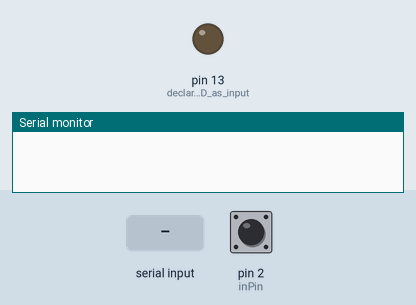
Recording of a sketch running on a simulated Arduino Uno, built with avr-gcc and run on an emulated ATmega328P. On the bench: output pins drawn as LEDs (lit = HIGH), the last lines printed to the serial monitor. The test bench sets the inputs (shaded band); at power-on: pin 2 (inPin) HIGH.

Above: at 1.2 s.
1.3 s: "zapni" received over Serial
At 2.9 s:
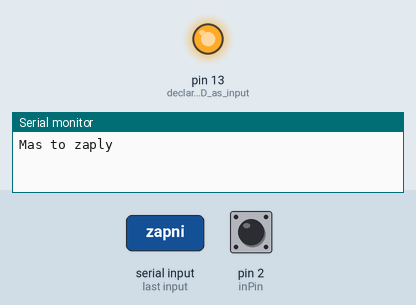
3.8 s: "vypni" received over Serial
At 6.0 s:
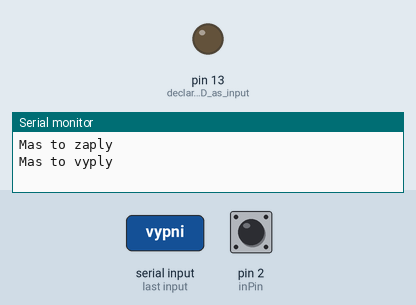
6.3 s: "ZAPNI" received over Serial
At 7.9 s:
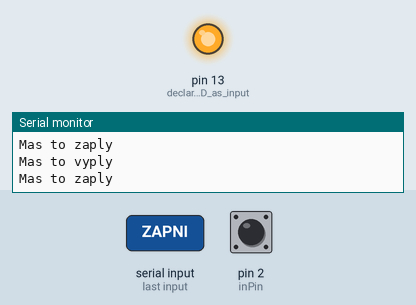
8.8 s: "VYPNI" received over Serial
At 11.0 s:
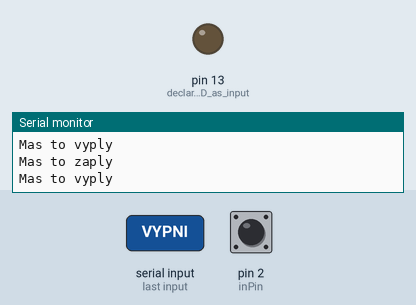
Timing chart, 0 to 12.3 s (numbered marks = the images above; inputs shaded):
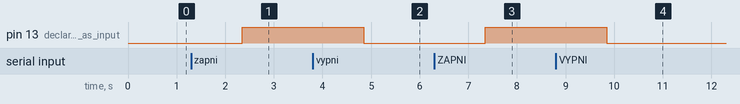

Measured:
- after the input at 1.3 s, pin 13 (declare_LED_as_input): LOW → HIGH after 1.1 s
- after the input at 3.8 s, pin 13 (declare_LED_as_input): HIGH → LOW after 1.1 s
- after the input at 6.3 s, pin 13 (declare_LED_as_input): LOW → HIGH after 1.1 s
- after the input at 8.8 s, pin 13 (declare_LED_as_input): HIGH → LOW after 1.1 s

The sketch:

BuiltInLEDovladanizSerMon.ino
```cpp
// this constant won't change:
const int inPin = 2;   // choose the input pin (for a pushbutton)

// Variables will change:
int buttonState = 0;         // current state of the button
int lastButtonState = 0;     // previous state of the button
int pin13state = 1;          // kdyby = 0 (LOW), tak ledka sviti hned po nahrani programu

void setup() {
  // initialize digital pin LED_BUILTIN as an output.
  Serial.begin(9600);
  pinMode(LED_BUILTIN, OUTPUT);    // declare LED as input
  pinMode(inPin, INPUT_PULLUP);    // declare pushbutton as input....vyuzit internal pull up rezistor
}


void loop() {
 if (Serial.available()) {
    delay(50);                               // wait a bit for the entire message to arrive
    while (Serial.available() > 0) {          // read all the available characters
      String ch;
        ch = Serial.readString();
        ch.trim();
        if(ch=="zapni"||ch=="ZAPNI"){
          digitalWrite(LED_BUILTIN, HIGH);
          Serial.println("Mas to zaply");
        }
        else if(ch=="vypni"||ch=="VYPNI"){
          digitalWrite(LED_BUILTIN, LOW);
          Serial.println("Mas to vyply");
        }
        else {
          Serial.println("Neplatny vyraz");
        }
    }
 }
        buttonState = digitalRead(inPin);           // read the pushbutton input pin:

   if (buttonState != lastButtonState) {            // compare the buttonState to its previous state
     if (buttonState == HIGH) {                     // kdyby = 0 (LOW), tak ledka sviti hned po nahrani programu
     if (pin13state == 0) pin13state = 1;           // kdyz se zmeni ButtonState, prehod state pinu13 z 0 na 1 nebo obracene
     else                 pin13state = 0;
     delay(250);                                    // Delay a little bit to avoid bouncing; pokud moc maly, button neprepina poradne
  }
    lastButtonState = buttonState;                  // save the current state as the last state, for next time through the loop
    digitalWrite(LED_BUILTIN, pin13state);
    }
 }


  /*
 Invert button: https://www.arduino.cc/en/Tutorial/Invert
 Input Pull-up Serial https://www.arduino.cc/en/Tutorial/InputPullupSerial
 Button:  https://www.arduino.cc/en/Tutorial/Button
 https://www.youtube.com/watch?v=jYOYgU2vlSE
 https://www.youtube.com/watch?v=SB_fLg62Z1E
 */
```
